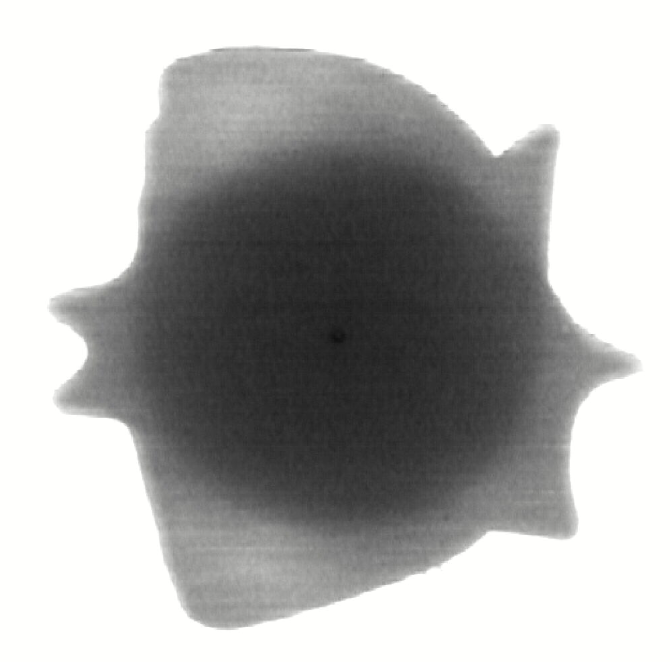
#> input picture Learning_path/Python_Exercises/Find_Countour/fisch2-cut.png, 670 x 662 px, found by its file name
$ python Find_Countour.py
#> lines starting #> are read from the running program, lines starting #| are printed output that depends on the picture; after the words box and inside, x2 and y2 are one past the last pixel; in counts of white or black regions, pixels touching at a corner belong together
# Find_Countour
#This code is used to find the contour of the image
#It uses the cv2 library to load the image
#It uses the numpy library to create the kernel
#It uses the cv2 library to find the contours
#It uses the cv2 library to draw the contours
#It uses the cv2 library to display the image
#It uses the cv2 library to save the image
#It uses the cv2 library to close the image

import cv2
import numpy as np

# Load the image
img = cv2.imread("/Users/paulovitor/Desktop/WE-TEAM/Github_edit/Learning_Python/Learning_path/Python_Exercises/Find_Countour/fisch2-cut.png", cv2.IMREAD_GRAYSCALE)
#> img: shape (662, 670); min 15, max 254, mean 175.5
if img is None:
    print("❌ Image not found.")
    exit()

# Threshold to binary (assume dark object on white background)
_, binary = cv2.threshold(img, 250, 255, cv2.THRESH_BINARY_INV)
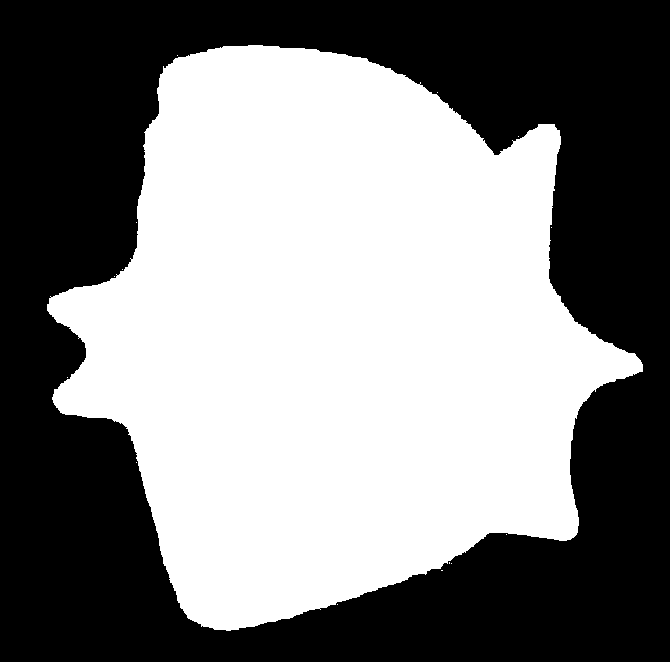
#> binary: shape (662, 670); 51% white; 1 black region, box (x1, y1, x2, y2) and area: (0, 0, 670, 662) 217345

# Erode and dilate to clean up noise (morphological closing)
kernel = np.ones((5, 5), np.uint8)
closed = cv2.morphologyEx(binary, cv2.MORPH_CLOSE, kernel)
#> closed: shape (662, 670); 51% white; 1 black region

# Optional: Fill holes using flood fill
flood_filled = closed.copy()
h, w = closed.shape[:2]
#> h = 662; w = 670
mask = np.zeros((h+2, w+2), np.uint8)
cv2.floodFill(flood_filled, mask, (0, 0), 255)
#> flood_filled: shape (662, 670); every value is 255
filled = cv2.bitwise_not(flood_filled) | closed  # fill holes inside object

# Find contours
contours, _ = cv2.findContours(filled, cv2.RETR_EXTERNAL, cv2.CHAIN_APPROX_NONE)
#> contours = 1 contour; box (x1, y1, x2, y2) and area: (47, 45, 643, 631) 225298

# Draw contours and measure
output = cv2.cvtColor(img, cv2.COLOR_GRAY2BGR)
for contour in contours:
    area = cv2.contourArea(contour)
    perimeter = cv2.arcLength(contour, True)
    print(f"Area: {area:.2f} px^2, Perimeter: {perimeter:.2f} px")
    cv2.drawContours(output, [contour], -1, (0, 255, 0), 2)
#> this loop made 1 pass
#> (area, perimeter) on pass 1: (225297.5, 2278.1)
#| Area: 225297.50 px^2, Perimeter: 2278.12 px
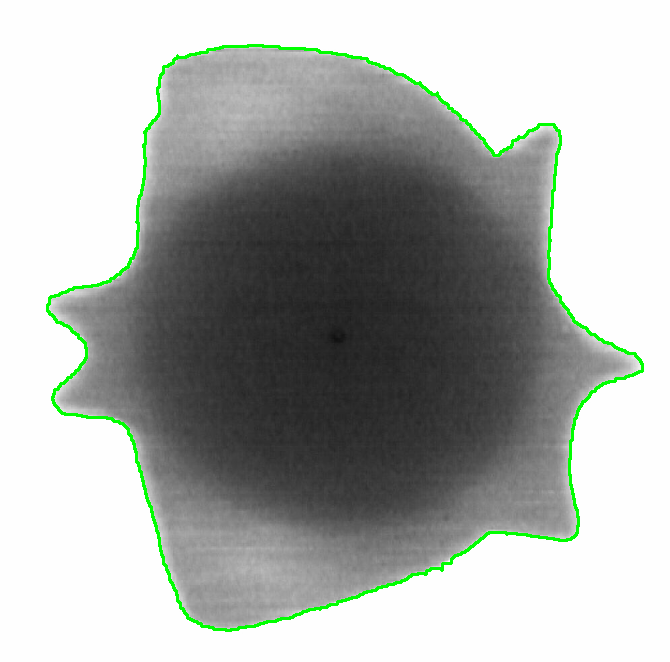
#> output: shape (662, 670, 3); mean B, G, R 171.7, 175.8, 171.7

# Show result
cv2.imshow("Contour", output)
cv2.waitKey(0)
cv2.destroyAllWindows()

$ run again, with Learning_path/Python_Exercises/Find_Countour/Circle.png copied over Learning_path/Python_Exercises/Find_Countour/fisch2-cut.png
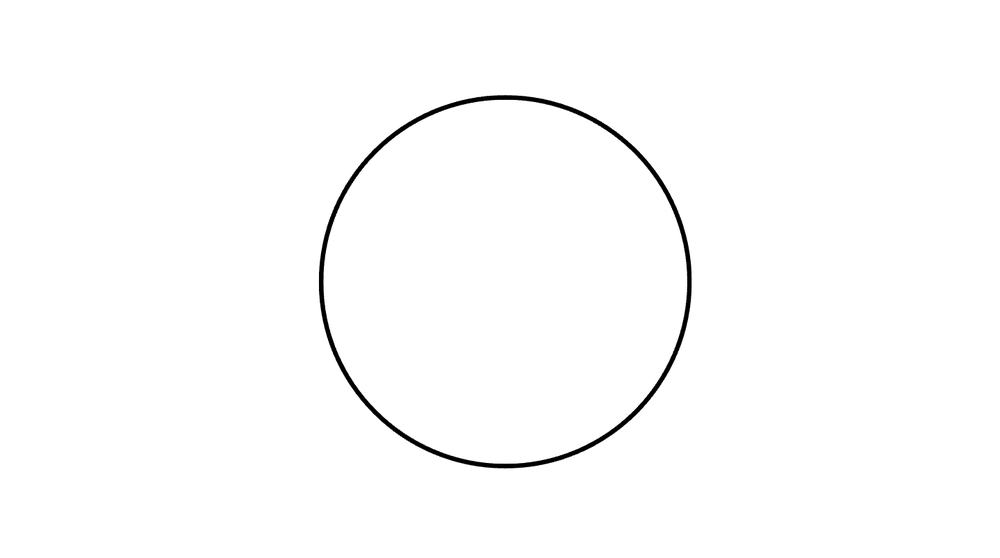
#> input picture Learning_path/Python_Exercises/Find_Countour/Circle.png, 1000 x 558 px, shrunk from 1442 x 804 before the run, found by its file name
#> img is the input picture: shape (558, 1000); min 0, max 255, mean 252.6
#> `_, binary = cv2.threshold(img, 250, 255, cv2.THRESH_BINARY_INV)`:
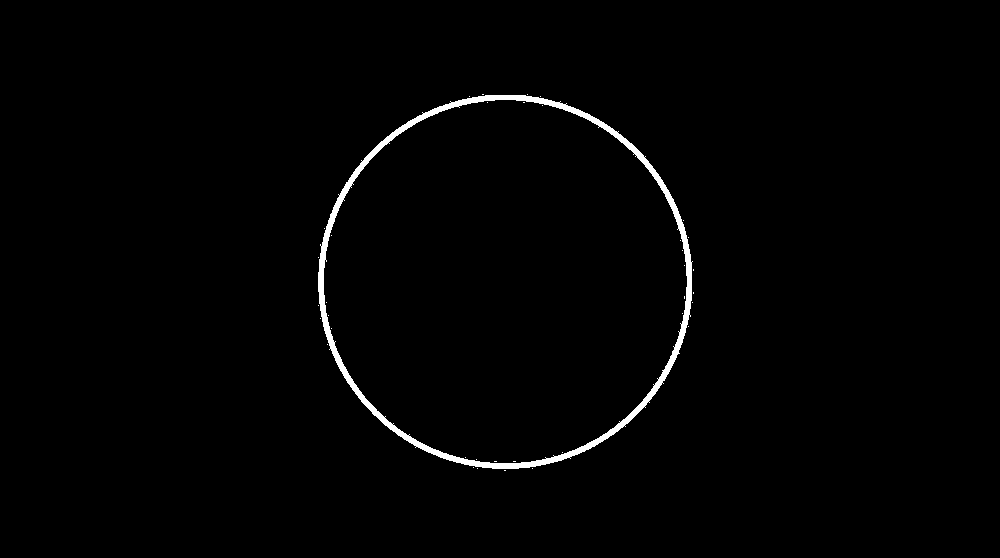
#> binary: shape (558, 1000); 1.2% white; 37 white regions (36 under 20 px), largest, box (x1, y1, x2, y2) and area: (318, 95, 693, 469) 6722
#> closed: shape (558, 1000); 1.3% white; 1 white region, box (x1, y1, x2, y2) and area: (318, 94, 694, 471) 6992
#> flood_filled: shape (558, 1000); 81.5% white; 1 black region, box (x1, y1, x2, y2) and area: (324, 100, 687, 463) 103235
#> filled: shape (558, 1000); 19.8% white; 1 white region
#> contours = 1 contour; box (x1, y1, x2, y2) and area: (318, 94, 694, 471) 109674
#> the loop `for contour in contours:` made 1 pass
#> (area, perimeter) on pass 1: (109674, 1282.9)
#> (printed output is left out)
#> after the loop `for contour in contours:`:
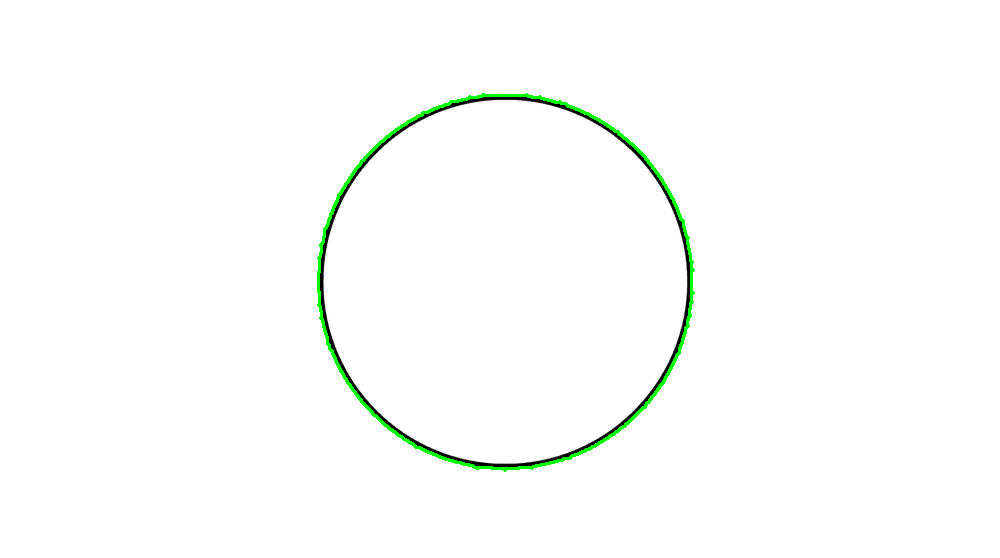
#> output: shape (558, 1000, 3); 0.73% of pixels changed, all inside (x1, y1, x2, y2) = (317, 93, 695, 472)
